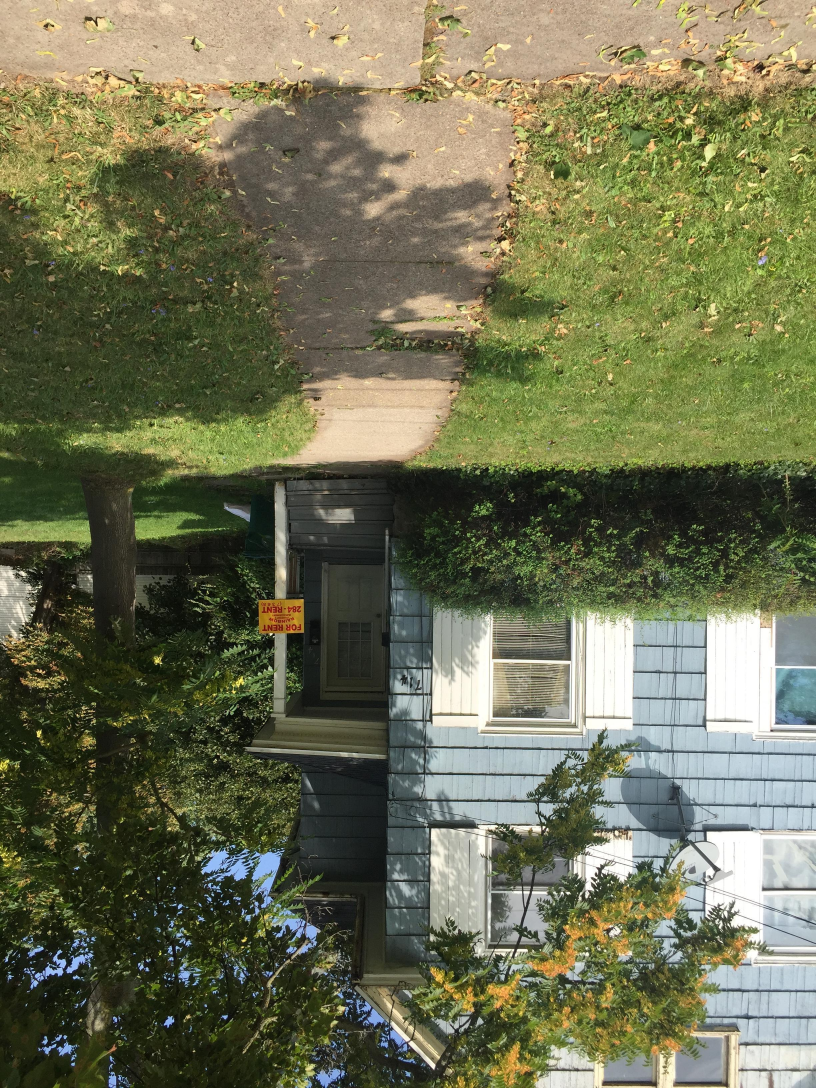
#> input picture Images/0.IMG_5086.JPG, 2448 x 3264 px (shown at 1/3 size)
$ python BatchThumbGen.py Images Images Images/0.IMG_5086.JPG   (Python 2 division)
#> lines starting #> are read from the running program, lines starting #| are printed output that depends on the picture
import os
import sys
from PIL import Image

#Generates a lower resolution and square thumbnail for gallery images
#Args-
# oldFolder newFolder size

if len(sys.argv) < 4:
    print "Please supply the proper arguements <Old Folder> <New Folder> <Size>"
    sys.exit()

initFolder = sys.argv[1]
thumbFolder = sys.argv[2]
size = sys.argv[3]

if not os.path.exists(initFolder):
    print "Init foler does not exist. Exiting."
    sys.exit()

if not os.path.exists(thumbFolder):
    print "Destination folder does not exist, creating..."
    os.makedirs(thumbFolder)

def genThumbnail(path, newPath):
#> called with path = 'Images/0.IMG_5086.JPG', newPath = 'Images/thumb-0.IMG_5086.JPG'
    im = Image.open(path);
#> im is the input picture: PIL image 2448x3264 RGB; mean R, G, B 111.3, 113.1, 83.7
    width = im.size[0]
#> width = 2448
    height = im.size[1]
#> height = 3264

    cropSize = width
#> cropSize = 2448
    if height < width:  #Landscape Images
        cropSize = height
        left = (width - height) / 2
        right = left + cropSize
        cropBox = (left,0,right,cropSize)
    else:               #Portrait Images
        cropBox = (0,0,cropSize,cropSize)
#> cropBox = (0, 0, 2448, 2448)

    crop = im.crop(cropBox)
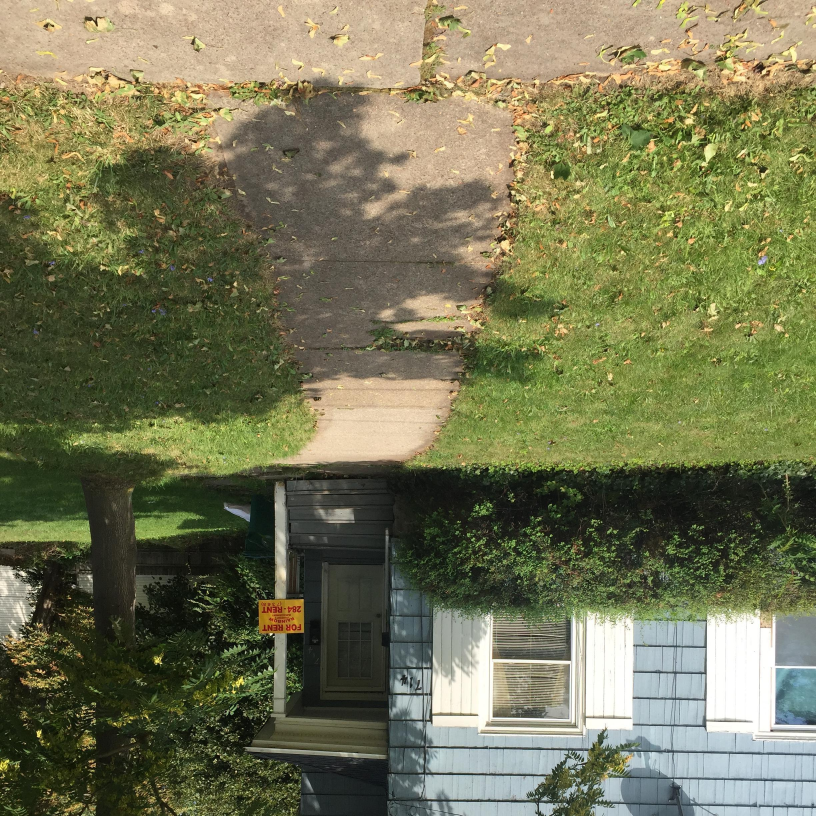
#> crop: PIL image 2448x2448 RGB (shown at 1/3 size); mean R, G, B 116.3, 116.9, 84.1
#> (the run stopped early here; a loop or call above may not have finished)

$ run again, on Images/Modern-House-Interior-Design-Ideas-4.jpg
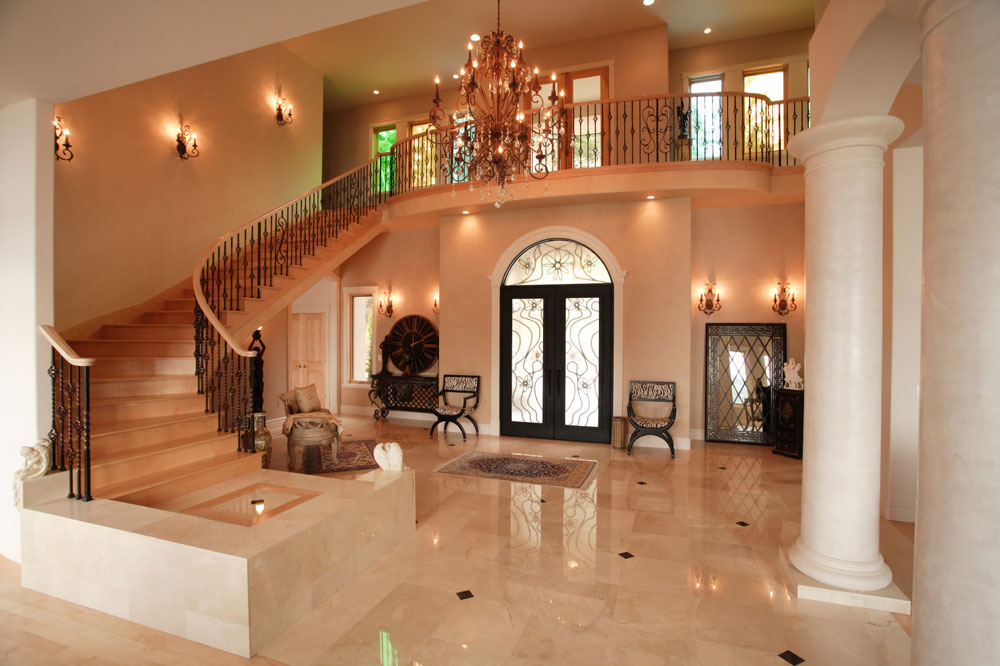
#> input picture Images/Modern-House-Interior-Design-Ideas-4.jpg, 1000 x 666 px
#> in genThumbnail, im is the input picture: PIL image 1000x666 RGB; mean R, G, B 171.9, 130.4, 99.6
#> in genThumbnail, `crop = im.crop(cropBox)`:
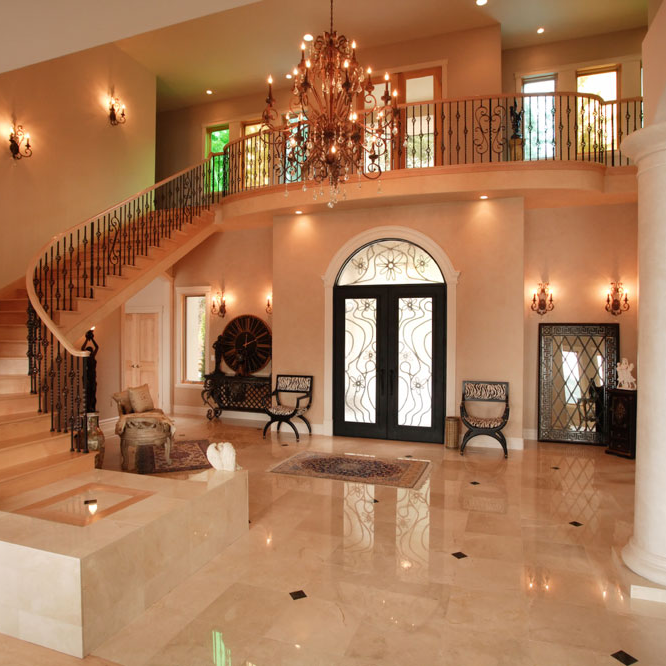
#> crop: PIL image 666x666 RGB; mean R, G, B 166.5, 120.1, 86

$ run again, on Images/Outstanding-Kerala-House-Models-Photos-58-On-Home-Design-Ideas-with-Kerala-House-Models-Photos-1024x724.jpg
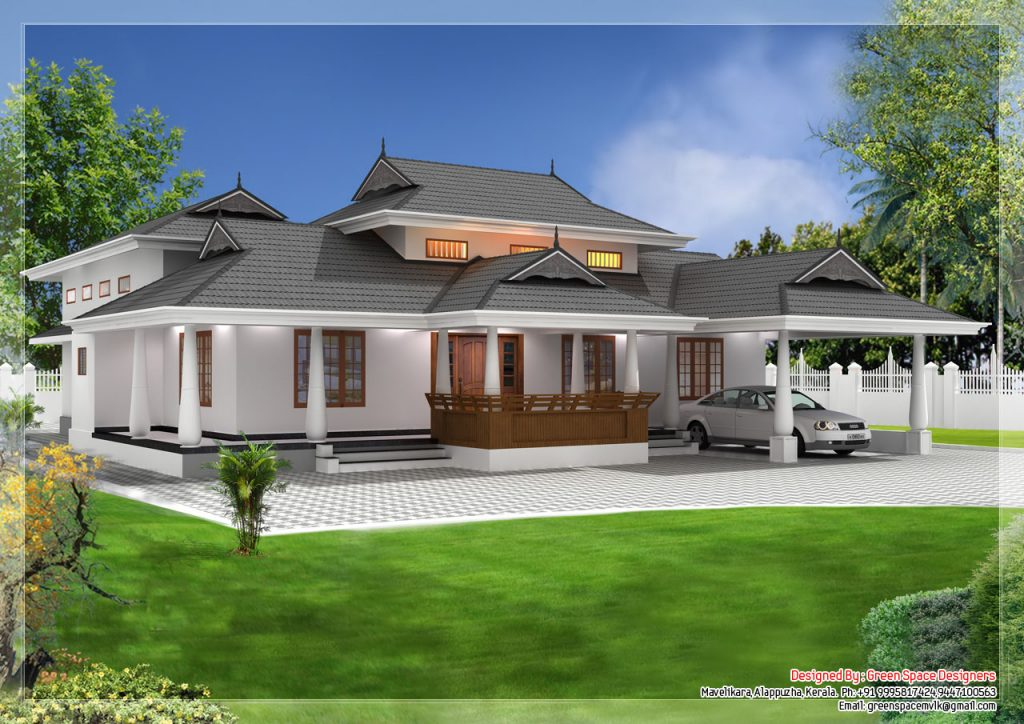
#> input picture Images/Outstanding-Kerala-House-Models-Photos-58-On-Home-Design-Ideas-with-Kerala-House-Models-Photos-1024x724.jpg, 1024 x 724 px
#> in genThumbnail, im is the input picture: PIL image 1024x724 RGB; mean R, G, B 112.9, 130.4, 112.6
#> in genThumbnail, `crop = im.crop(cropBox)`:
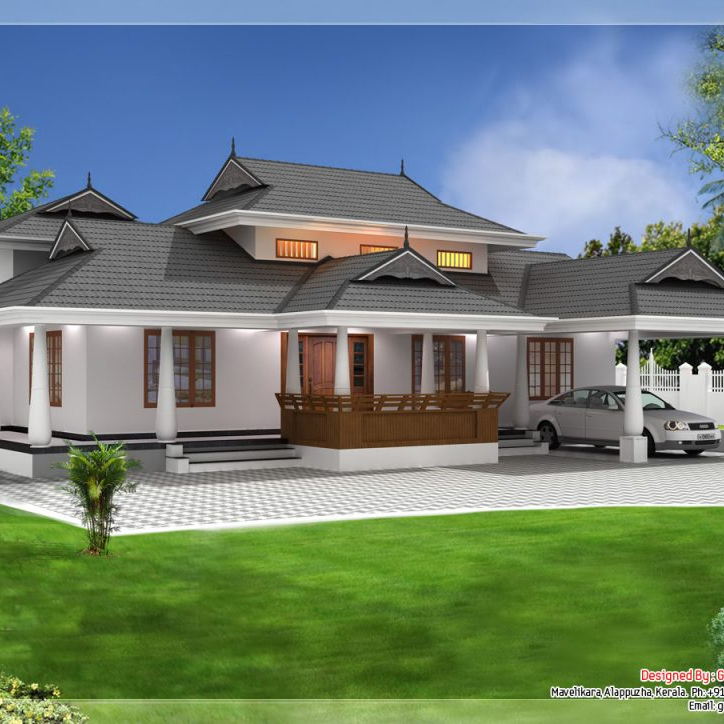
#> crop: PIL image 724x724 RGB; mean R, G, B 112.3, 130.1, 117.6

$ run again, on Images/Supalai-City-Home-Ratchada-Pinklao-42-5-sq-m-2-19-MB-Bang-Phlat-Thailand.jpg
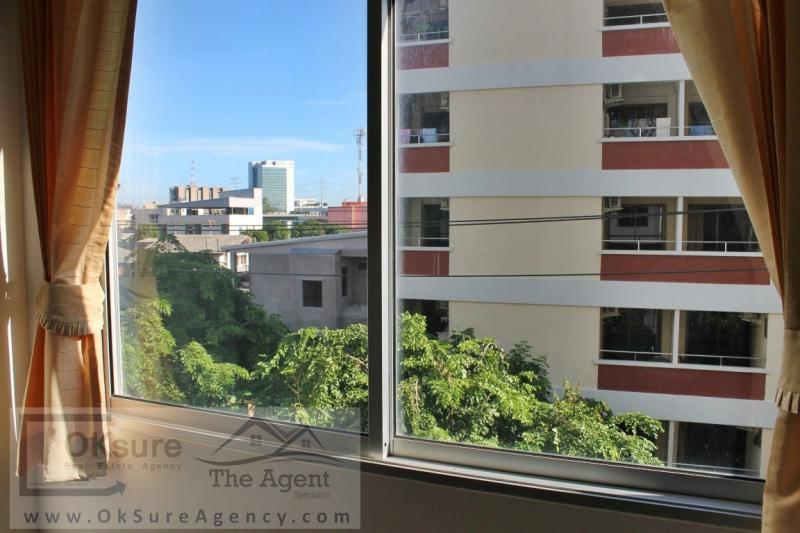
#> input picture Images/Supalai-City-Home-Ratchada-Pinklao-42-5-sq-m-2-19-MB-Bang-Phlat-Thailand.jpg, 800 x 533 px
#> in genThumbnail, im is the input picture: PIL image 800x533 RGB; mean R, G, B 117.9, 116.3, 107.9
#> in genThumbnail, `crop = im.crop(cropBox)`:
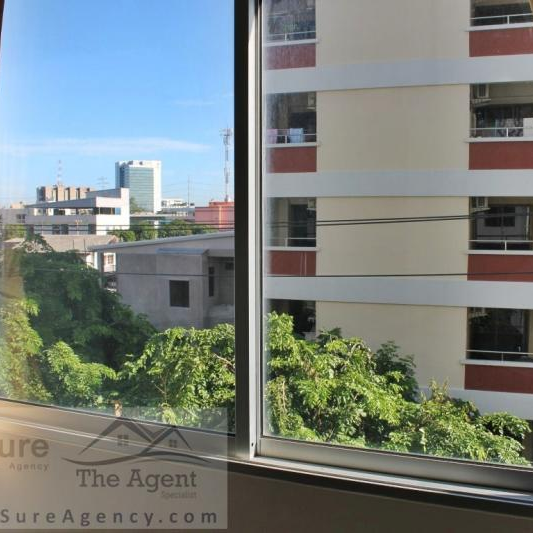
#> crop: PIL image 533x533 RGB; mean R, G, B 121.3, 129.3, 125.7
